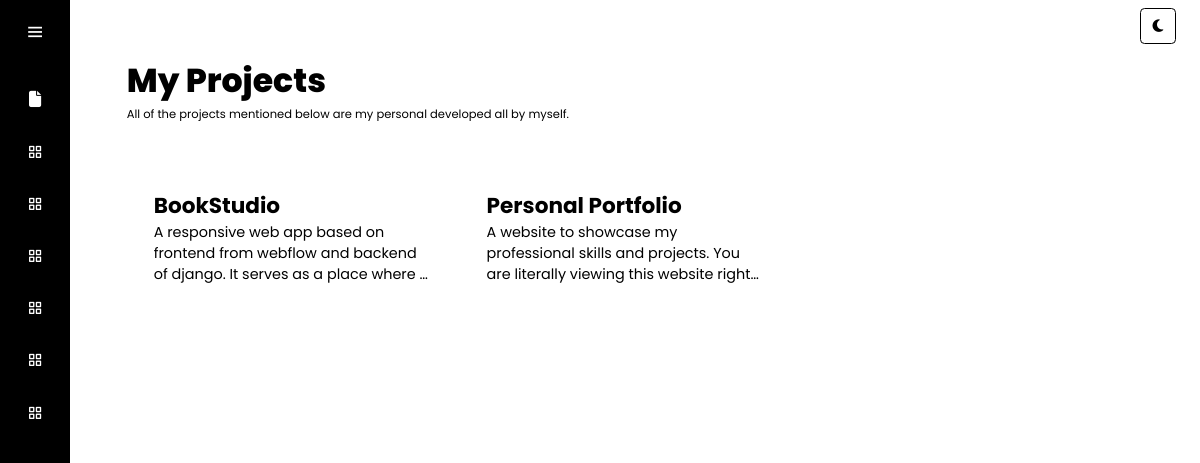
/projects/?q=2, run on the app's committed database.
### main/models.py (models this page shows, shortened)
class Tags(models.Model):
    id = models.AutoField(primary_key=True)
    name = models.CharField(max_length=200)
    img = models.CharField(max_length=200)

class Projects(models.Model):
    id = models.AutoField(primary_key=True)
    name = models.CharField(max_length=200)
    description = models.TextField()
    tools = models.TextField()
    tags = models.ManyToManyField(Tags,null=True,related_name='tags')
    image_path = models.ImageField(upload_to='files/images')
    report_path = models.FileField(upload_to='files/report',blank=True)
    priority = models.IntegerField(default=0)
    live_link = models.URLField(null=True,blank=True)
    git_link = models.URLField(null=True,blank=True)
    target = models.TextField(null=True,blank=True,default='web')

### main/views.py (the view)
# urls.py: path('projects/',views.Portfolio,name='projects'),
def Portfolio(request):
    tags = Tags.objects.all()
    if request.GET.get('q')==None:
        projects = Projects.objects.order_by('-priority')
    else:
        q=request.GET.get('q')
        projects = Projects.objects.filter(
            tags=q
        )
    context = {'projects':projects,'tags':tags}
    return render(request,'portfolio.html',context)

### main/templates/portfolio.html (shortened to what this page needs)
<!DOCTYPE html>
{% load static %}
<html lang="en" dir="ltr">
  <head>
    <link rel="stylesheet" href="{% static 'styles/second.css' %}">
    <link rel="stylesheet" href="https://cdnjs.cloudflare.com/ajax/libs/font-awesome/6.3.0/css/all.min.css">
    <link href='https://unpkg.com/boxicons@2.0.7/css/boxicons.min.css' rel='stylesheet'>
   </head>
<body onload=zoom()>
  <div class="sidebar">
    <div class="logo-details">
        <i class='bx bx-menu' id="btn" ></i>
    </div>
    <ul class="nav-list">
        <li>
            <a href="{% url 'projects' %}">
                <i class="fa-solid fa-file"></i>
            </a>
        </li>
        {% for i in tags %}
      <li>
        <a href="{% url 'projects' %}?q={{i.id}}">
          <i class='{{i.img}}'></i>
        </a>
      </li>
      {% endfor %}
    </ul>
  </div>
  <section class="home-section">
    <div class="box1">
      <div class="text">My Projects</div>
      <p class="ssp">All of the projects mentioned below are my personal developed all by myself.</p>
      <div class="container">
          {% for i in projects %}
        <a href="{% url 'final' i.id %}" style="text-decoration: none;">
        <div class="box">
          <h2>{{i.name}}</h2>
          <div class="pop">{{i.description}}</div>
        </div>
        </a>
        {% endfor %}
      </div>
    </div>
  </section>
  <div id="switch" class="switch" onclick="switchtheme()">
    <i class="fa-solid fa-moon"></i>
  </div>
</body>
</html>

### main/static/styles/second.css (style rules this page uses)
* { margin: 0; padding: 0; box-sizing: border-box; font-family: "Poppins" , sans-serif; }
html { scroll-behavior: smooth; }
:root { --fonta: 3.5rem; --fontb: 2.3rem; --fontc:1.2rem; --fontd:0.8rem; --black:#000000; --white:#FFFFFF; --sub: rgb(6, 201, 240); --fonta: 3.5rem; --fontb: 2.3rem; --fontc:1.2rem; --fontd:0.8rem; --suba:var(--black); --subb:var(--black); }
.sidebar { position: fixed; left: 0; top: 0; height: 100%; width: 78px; background: var(--black); padding: 6px 14px; z-index: 99; transition: all 0.5s ease; }
.sidebar .logo-details { height: 60px; display: flex; align-items: center; position: relative; }
.sidebar .logo-details #btn { position: absolute; top: 50%; right: 0; transform: translateY(-50%); font-size: 22px; transition: all 0.4s ease; font-size: 23px; text-align: center; cursor: pointer; transition: all 0.5s ease; }
.sidebar i { color: var(--white); height: 60px; min-width: 50px; font-size: 28px; text-align: center; line-height: 60px; }
.sidebar .nav-list { margin-top: 20px; height: 100%; }
.sidebar li { position: relative; margin: 8px 0; list-style: none; }
.sidebar li a { display: flex; height: 100%; width: 100%; border-radius: 12px; align-items: center; text-decoration: none; transition: all 0.4s ease; background: var(--black); }
.sidebar li i { height: 50px; line-height: 50px; font-size: 18px; border-radius: 12px; }
.home-section { position: relative; background: var(--white); min-height: 100vh; top: 0; left: 78px; width: calc(100% - 78px); transition: all 0.5s ease; z-index: 2; }
.home-section .text { display: inline-block; color: var(--black); font-size: var(--fontb); font-weight: 800; }
.ssp { font-size: var(--fontd); color: var(--black); }
.box1 { padding: 5%; }
.switch { position: fixed; top: 1%; right: 2%; display: flex; justify-content: center; align-items: center; color: var(--black); border-radius: 5px; border-style: solid; border-width: 2px; border-color: var(--black); cursor: pointer; width: 2.5rem; height: 2.5rem; z-index: 1000; }
.container { margin: 20px auto; display:grid; grid-template-columns: repeat(4, minmax(0, 1fr)); grid-column-gap: 40px; }
.container .box { width: 100%; margin: 0 0 20px; padding: 10px; overflow: hidden; background: var(--white); break-inside: avoid; color: var(--black); }
.pop { overflow: hidden; text-overflow: ellipsis; display: -webkit-box; -webkit-line-clamp: 3; -webkit-box-orient: vertical; margin: 0; padding: 0 0 ; font-size: 16px; }
@media (max-width:1200px) { .container { grid-template-columns: repeat(3, minmax(0, 1fr)); width: calc(100% - 40px); box-sizing: border-box; padding: 20px 20px 20px 0; } }

### data on the page
Projects: name "BookStudio", description "A responsive web app based on frontend from webflow and backend of django. It serves as a place where…"
Projects: name "Personal Portfolio", description "A website to showcase my professional skills and projects. You are literally viewing this website…"
